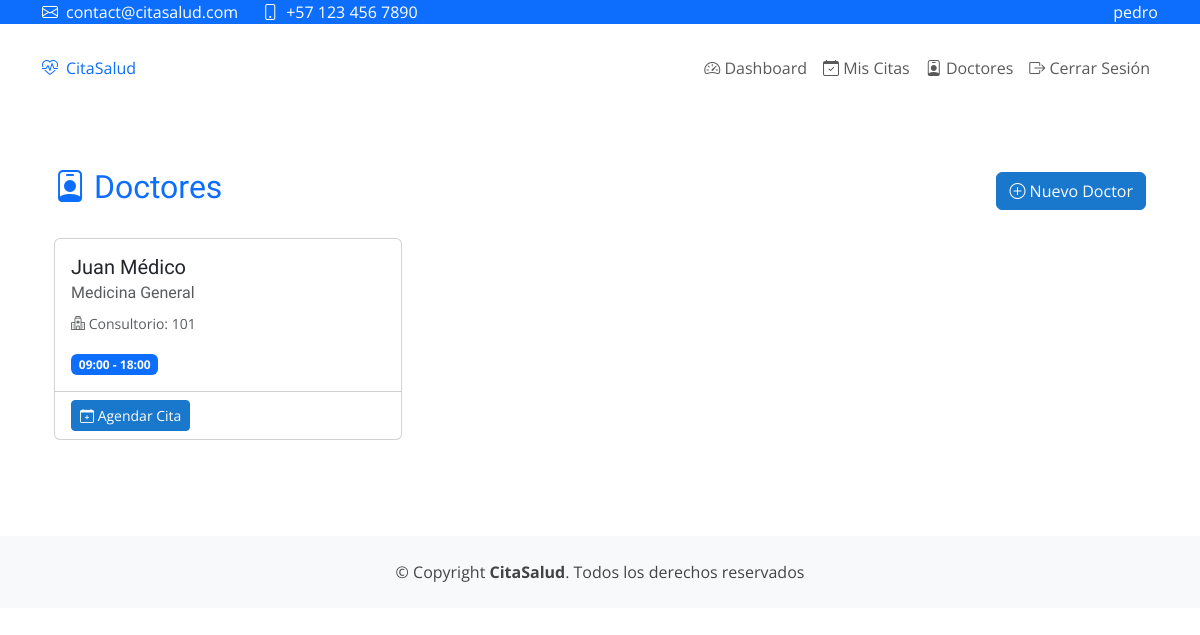
/dashboard/doctores/ (signed in), run on the app's committed database.
### app_citas/models.py (models this page shows, shortened)
class Doctor(models.Model):
    usuario = models.OneToOneField(User, on_delete=models.CASCADE)
    numero_colegiado = models.CharField(max_length=50, blank=True, null=True)
    especialidad_principal = models.ForeignKey(
        Especialidad,
        on_delete=models.CASCADE,
        related_name='doctores_principal'
    )
    especialidades_adicionales = models.ManyToManyField(
        Especialidad,
        related_name='doctores_adicionales',
        blank=True
    )
    titulo = models.CharField(max_length=100, blank=True)
    consultorio = models.CharField(max_length=50, blank=True)
    biografia = models.TextField(blank=True)
    activo = models.BooleanField(default=True)
    horario_inicio = models.TimeField(default='09:00')
    horario_fin = models.TimeField(default='18:00')
    class Meta:
        verbose_name = "Doctor"
        verbose_name_plural = "Doctores"

class Especialidad(models.Model):
    nombre = models.CharField(max_length=100)
    descripcion = models.TextField()
    icono = models.CharField(max_length=50, help_text="Nombre del ícono de FontAwesome", default="fa-stethoscope")
    color = models.CharField(max_length=20, default="primary")
    activo = models.BooleanField(default=True)
    created_at = models.DateTimeField(auto_now_add=True)
    updated_at = models.DateTimeField(auto_now=True)
    class Meta:
        verbose_name_plural = "Especialidades"
        ordering = ['nombre']
    def __str__(self):
        return self.nombre

### app_citas/views.py (the view)
# urls.py: path('doctores/', views.lista_doctores, name='lista_doctores'),
@login_required
def lista_doctores(request):
    doctores = Doctor.objects.select_related('usuario', 'especialidad_principal').filter(activo=True)
    return render(request, 'app_citas/doctores/lista_doctores.html', {
        'doctores': doctores
    })

### templates/app_citas/doctores/lista_doctores.html (shortened to what this page needs)
{% extends 'base.html' %}
{% load static %}
{% block content %}
<div class="container py-4">
    <div class="d-flex justify-content-between align-items-center mb-4">
        <h2 class="text-primary">
            <i class="bi bi-person-badge"></i> Doctores
        </h2>
        {% if user.is_staff %}
        <a href="{% url 'admin:app_citas_doctor_add' %}" class="btn btn-primary">
            <i class="bi bi-plus-circle"></i> Nuevo Doctor
        </a>
        {% endif %}
    </div>
    <div class="row row-cols-1 row-cols-md-3 g-4">
        {% for doctor in doctores %}
        <div class="col">
            <div class="card h-100">
                <div class="card-body">
                    <h5 class="card-title">{{ doctor.usuario.get_full_name }}</h5>
                    <h6 class="card-subtitle mb-2 text-muted">{{ doctor.especialidad_principal }}</h6>
                    <p class="card-text">
                        <small class="text-muted">
                            <i class="bi bi-hospital"></i> Consultorio: {{ doctor.consultorio }}
                        </small>
                    </p>
                    <div class="mt-3">
                        <span class="badge bg-primary">
                            {{ doctor.horario_inicio|time:"H:i" }} - {{ doctor.horario_fin|time:"H:i" }}
                        </span>
                    </div>
                </div>
                <div class="card-footer bg-transparent">
                    {% if user.paciente %}
                    <a href="{% url 'app_citas:crear_cita' %}?doctor={{ doctor.id }}" class="btn btn-primary btn-sm">
                        <i class="bi bi-calendar-plus"></i> Agendar Cita
                    </a>
                    {% endif %}
                </div>
            </div>
        </div>
        {% empty %}
        <div class="col-12">
            <div class="alert alert-info">
                No hay doctores disponibles en este momento.
            </div>
        </div>
        {% endfor %}
    </div>
</div>
{% endblock %}

### templates/base.html (shortened to what this page needs)
{% load static %}
<!DOCTYPE html>
<html lang="es">
<head>
    <link href="https://cdn.jsdelivr.net/npm/bootstrap@5.3.0/dist/css/bootstrap.min.css" rel="stylesheet">
    <link href="https://cdn.jsdelivr.net/npm/bootstrap-icons@1.10.0/font/bootstrap-icons.css" rel="stylesheet">
    <link href="{% static 'css/main.css' %}" rel="stylesheet">
</head>
<body>
    <div id="topbar" class="fixed-top bg-primary">
        <div class="container d-flex justify-content-between align-items-center">
            <div class="contact-info d-flex align-items-center text-white">
                <i class="bi bi-envelope me-2"></i> contact@citasalud.com
                <i class="bi bi-phone ms-4 me-2"></i> +57 123 456 7890
            </div>
            {% if user.is_authenticated %}
            <div class="d-flex align-items-center">
                <span class="text-white">{{ user.get_full_name|default:user.username }}</span>
            </div>
            {% endif %}
        </div>
    </div>
    <header id="header" class="fixed-top" style="margin-top: 40px;">
        <div class="container d-flex align-items-center justify-content-between">
            <a href="{% url 'app_citas:dashboard' %}" class="logo d-flex align-items-center">
                <i class="bi bi-heart-pulse text-primary me-2"></i>
                <span class="text-primary">CitaSalud</span>
            </a>
            <nav class="navbar navbar-expand-lg">
                <div class="collapse navbar-collapse" id="navbarNav">
                    <ul class="navbar-nav ms-auto">
                        {% if user.is_authenticated %}
                            <li class="nav-item">
                                <a class="nav-link" href="{% url 'app_citas:dashboard' %}">
                                    <i class="bi bi-speedometer2"></i> Dashboard
                                </a>
                            </li>
                            <li class="nav-item">
                                <a class="nav-link" href="{% url 'app_citas:lista_citas' %}">
                                    <i class="bi bi-calendar-check"></i> Mis Citas
                                </a>
                            </li>
                            <li class="nav-item">
                                <a class="nav-link" href="{% url 'app_citas:lista_doctores' %}">
                                    <i class="bi bi-person-badge"></i> Doctores
                                </a>
                            </li>
                            <li class="nav-item">
                                <a class="nav-link" href="{% url 'logout' %}">
                                    <i class="bi bi-box-arrow-right"></i> Cerrar Sesión
                                </a>
                            </li>
                        {% endif %}
                    </ul>
                </div>
            </nav>
        </div>
    </header>
    <main id="main" style="margin-top: 120px;">
        <div class="container py-4">
            {% block content %}{% endblock %}
        </div>
    </main>
    <footer id="footer" class="bg-light mt-5">
        <div class="container py-4">
            <div class="copyright text-center">
                &copy; Copyright <strong><span>CitaSalud</span></strong>. Todos los derechos reservados
            </div>
        </div>
    </footer>
</body>
</html>

### static/css/main.css (style rules this page uses)
:root { --primary-color: #1977cc; --secondary-color: #2c4964; --accent-color: #65c9cd; }
body { font-family: "Open Sans", sans-serif; color: #444444; }
a { color: var(--primary-color); text-decoration: none; }
h1, h2, h3, h4, h5, h6 { font-family: "Raleway", sans-serif; }
.btn-primary { background: var(--primary-color); border-color: var(--primary-color); }

### data on the page
Doctor: usuario.get_full_name "Juan Médico", especialidad_principal "Medicina General", consultorio "101", horario_inicio "09:00", horario_fin "18:00"

### other printed values
{{ user.get_full_name|default:user.username }} "pedro"
